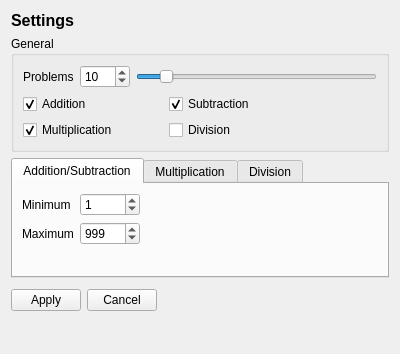
<?xml version="1.0" encoding="UTF-8"?>
<ui version="4.0">
 <class>wgtSettings</class>
 <widget class="QWidget" name="wgtSettings">
  <property name="geometry">
   <rect>
    <x>0</x>
    <y>0</y>
    <width>400</width>
    <height>354</height>
   </rect>
  </property>
  <property name="sizePolicy">
   <sizepolicy hsizetype="Expanding" vsizetype="Preferred">
    <horstretch>0</horstretch>
    <verstretch>0</verstretch>
   </sizepolicy>
  </property>
  <property name="windowTitle">
   <string>Form</string>
  </property>
  <layout class="QVBoxLayout" name="verticalLayout_2">
   <item>
    <widget class="QLabel" name="lblSettings">
     <property name="font">
      <font>
       <pointsize>12</pointsize>
       <bold>true</bold>
      </font>
     </property>
     <property name="text">
      <string>Settings</string>
     </property>
    </widget>
   </item>
   <item>
    <widget class="QGroupBox" name="groupBox">
     <property name="title">
      <string>General</string>
     </property>
     <layout class="QVBoxLayout" name="verticalLayout">
      <item>
       <layout class="QHBoxLayout" name="horizontalLayout">
        <item>
         <widget class="QLabel" name="label">
          <property name="maximumSize">
           <size>
            <width>60</width>
            <height>16777215</height>
           </size>
          </property>
          <property name="text">
           <string>Problems</string>
          </property>
         </widget>
        </item>
        <item>
         <widget class="QSpinBox" name="spnProblems">
          <property name="minimumSize">
           <size>
            <width>50</width>
            <height>0</height>
           </size>
          </property>
          <property name="maximumSize">
           <size>
            <width>80</width>
            <height>16777215</height>
           </size>
          </property>
          <property name="minimum">
           <number>1</number>
          </property>
          <property name="value">
           <number>10</number>
          </property>
         </widget>
        </item>
        <item>
         <widget class="QSlider" name="hsldProblems">
          <property name="value">
           <number>10</number>
          </property>
          <property name="orientation">
           <enum>Qt::Orientation::Horizontal</enum>
          </property>
         </widget>
        </item>
       </layout>
      </item>
      <item>
       <layout class="QGridLayout" name="gridLayout">
        <item row="0" column="0">
         <widget class="QCheckBox" name="boxAdd">
          <property name="maximumSize">
           <size>
            <width>140</width>
            <height>16777215</height>
           </size>
          </property>
          <property name="text">
           <string>Addition</string>
          </property>
          <property name="checked">
           <bool>true</bool>
          </property>
         </widget>
        </item>
        <item row="0" column="1">
         <widget class="QCheckBox" name="boxSub">
          <property name="text">
           <string>Subtraction</string>
          </property>
          <property name="checked">
           <bool>true</bool>
          </property>
         </widget>
        </item>
        <item row="1" column="0">
         <widget class="QCheckBox" name="boxMult">
          <property name="maximumSize">
           <size>
            <width>140</width>
            <height>16777215</height>
           </size>
          </property>
          <property name="text">
           <string>Multiplication</string>
          </property>
          <property name="checked">
           <bool>true</bool>
          </property>
         </widget>
        </item>
        <item row="1" column="1">
         <widget class="QCheckBox" name="boxDiv">
          <property name="text">
           <string>Division</string>
          </property>
         </widget>
        </item>
       </layout>
      </item>
     </layout>
    </widget>
   </item>
   <item>
    <widget class="QTabWidget" name="tabSettings">
     <property name="minimumSize">
      <size>
       <width>0</width>
       <height>120</height>
      </size>
     </property>
     <property name="currentIndex">
      <number>0</number>
     </property>
     <widget class="QWidget" name="tabAddition">
      <attribute name="title">
       <string>Addition/Subtraction</string>
      </attribute>
      <layout class="QFormLayout" name="formLayout">
       <item row="0" column="0">
        <widget class="QLabel" name="label_2">
         <property name="text">
          <string>Minimum</string>
         </property>
        </widget>
       </item>
       <item row="1" column="0">
        <widget class="QLabel" name="label_3">
         <property name="text">
          <string>Maximum</string>
         </property>
        </widget>
       </item>
       <item row="1" column="1">
        <widget class="QSpinBox" name="spnAddMax">
         <property name="maximumSize">
          <size>
           <width>60</width>
           <height>16777215</height>
          </size>
         </property>
         <property name="maximum">
          <number>9999</number>
         </property>
         <property name="value">
          <number>999</number>
         </property>
        </widget>
       </item>
       <item row="0" column="1">
        <widget class="QSpinBox" name="spnAddMin">
         <property name="maximumSize">
          <size>
           <width>60</width>
           <height>16777215</height>
          </size>
         </property>
         <property name="maximum">
          <number>9999</number>
         </property>
         <property name="value">
          <number>1</number>
         </property>
        </widget>
       </item>
      </layout>
     </widget>
     <widget class="QWidget" name="tabMultiplication">
      <attribute name="title">
       <string>Multiplication</string>
      </attribute>
      <layout class="QFormLayout" name="formLayout_2">
       <item row="0" column="0">
        <widget class="QLabel" name="label_5">
         <property name="text">
          <string>Minimum</string>
         </property>
        </widget>
       </item>
       <item row="0" column="1">
        <widget class="QSpinBox" name="spnMultMin">
         <property name="maximumSize">
          <size>
           <width>60</width>
           <height>16777215</height>
          </size>
         </property>
         <property name="value">
          <number>2</number>
         </property>
        </widget>
       </item>
       <item row="1" column="0">
        <widget class="QLabel" name="label_4">
         <property name="text">
          <string>Maximum</string>
         </property>
        </widget>
       </item>
       <item row="1" column="1">
        <widget class="QSpinBox" name="spnMultMax">
         <property name="maximumSize">
          <size>
           <width>60</width>
           <height>16777215</height>
          </size>
         </property>
         <property name="value">
          <number>20</number>
         </property>
        </widget>
       </item>
      </layout>
     </widget>
     <widget class="QWidget" name="tabDivision">
      <attribute name="title">
       <string>Division</string>
      </attribute>
      <layout class="QFormLayout" name="formLayout_3">
       <item row="0" column="0">
        <widget class="QLabel" name="label_7">
         <property name="text">
          <string>Minimum</string>
         </property>
        </widget>
       </item>
       <item row="0" column="1">
        <widget class="QSpinBox" name="spnDivMin">
         <property name="maximumSize">
          <size>
           <width>60</width>
           <height>16777215</height>
          </size>
         </property>
         <property name="minimum">
          <number>2</number>
         </property>
        </widget>
       </item>
       <item row="1" column="0">
        <widget class="QLabel" name="label_6">
         <property name="text">
          <string>Maximum</string>
         </property>
        </widget>
       </item>
       <item row="1" column="1">
        <widget class="QSpinBox" name="spnDivMax">
         <property name="maximumSize">
          <size>
           <width>60</width>
           <height>16777215</height>
          </size>
         </property>
         <property name="minimum">
          <number>2</number>
         </property>
         <property name="value">
          <number>20</number>
         </property>
        </widget>
       </item>
      </layout>
     </widget>
    </widget>
   </item>
   <item>
    <layout class="QHBoxLayout" name="horizontalLayout_2">
     <property name="topMargin">
      <number>5</number>
     </property>
     <item>
      <widget class="QPushButton" name="btnApply">
       <property name="maximumSize">
        <size>
         <width>70</width>
         <height>16777215</height>
        </size>
       </property>
       <property name="text">
        <string>Apply</string>
       </property>
      </widget>
     </item>
     <item>
      <widget class="QPushButton" name="btnCancel">
       <property name="maximumSize">
        <size>
         <width>70</width>
         <height>16777215</height>
        </size>
       </property>
       <property name="text">
        <string>Cancel</string>
       </property>
      </widget>
     </item>
     <item>
      <spacer name="horizontalSpacer">
       <property name="orientation">
        <enum>Qt::Orientation::Horizontal</enum>
       </property>
       <property name="sizeHint" stdset="0">
        <size>
         <width>40</width>
         <height>20</height>
        </size>
       </property>
      </spacer>
     </item>
    </layout>
   </item>
   <item>
    <spacer name="verticalSpacer">
     <property name="orientation">
      <enum>Qt::Orientation::Vertical</enum>
     </property>
     <property name="sizeHint" stdset="0">
      <size>
       <width>20</width>
       <height>40</height>
      </size>
     </property>
    </spacer>
   </item>
  </layout>
 </widget>
 <resources/>
 <connections/>
</ui>
